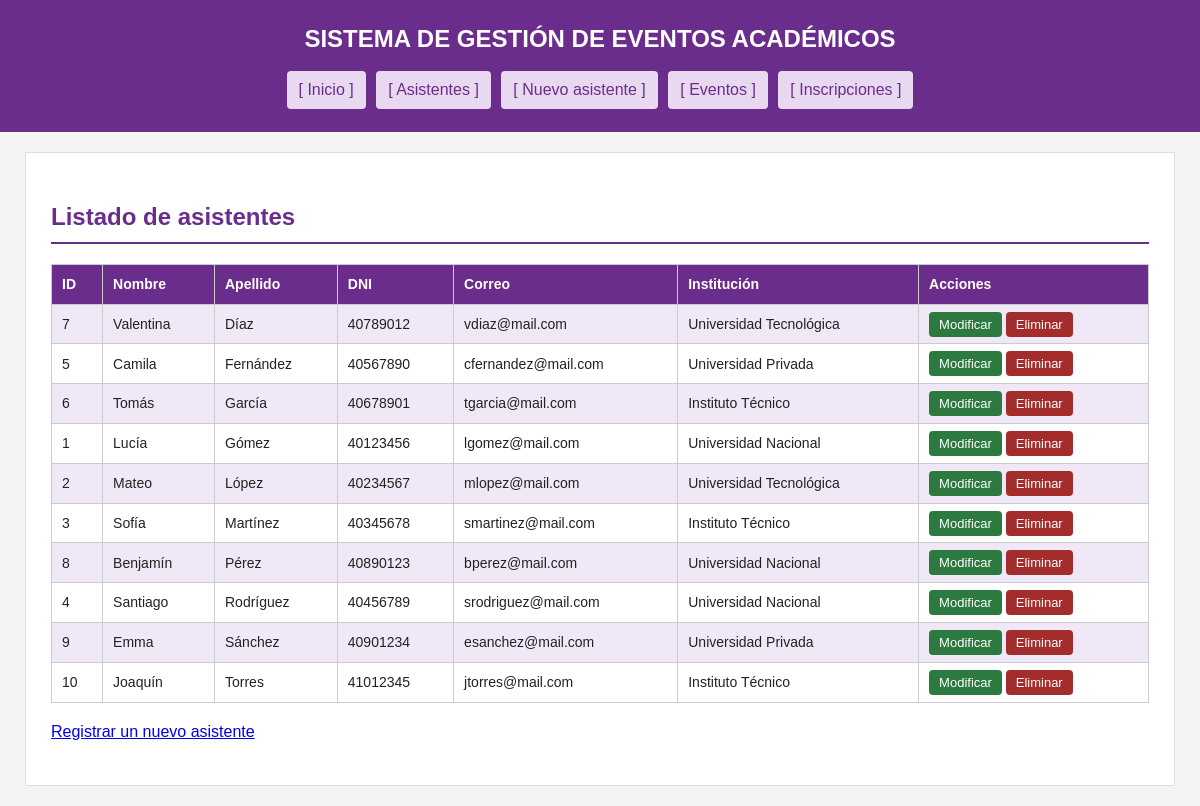
The page /aplicacion/asistente/listar.php on the database its author committed.
### tables this page shows
CREATE TABLE `asistente` (
  `id_asistente` int(11) NOT NULL AUTO_INCREMENT,
  `nombre` varchar(100) NOT NULL,
  `apellido` varchar(100) NOT NULL,
  `dni` varchar(20) NOT NULL,
  `email` varchar(150) DEFAULT NULL,
  `institucion` varchar(150) DEFAULT NULL,
  PRIMARY KEY (`id_asistente`),
  UNIQUE KEY `dni` (`dni`)
);

### aplicacion/asistente/listar.php (the view, shortened to what this page needs)
<?php
require_once "../conexion.php";
$sql = "SELECT id_asistente, nombre, apellido, dni, email, institucion
        FROM asistente ORDER BY apellido, nombre";
$stmt = $pdo->query($sql);
$asistentes = $stmt->fetchAll();
?>
<!DOCTYPE html>
<html lang="es">
<head>
    <link rel="stylesheet" href="../css/estilos.css">
</head>
<body>
<header>
    <h1>SISTEMA DE GESTIÓN DE EVENTOS ACADÉMICOS</h1>
    <nav>
        <a href="../index.php">[ Inicio ]</a>
        <a href="listar.php">[ Asistentes ]</a>
        <a href="alta.php">[ Nuevo asistente ]</a>
        <a href="../evento/listar.php">[ Eventos ]</a>
        <a href="../inscripcion/listar.php">[ Inscripciones ]</a>
    </nav>
</header>
<main>
    <h2>Listado de asistentes</h2>
    <table>
        <tr>
            <th>ID</th>
            <th>Nombre</th>
            <th>Apellido</th>
            <th>DNI</th>
            <th>Correo</th>
            <th>Institución</th>
            <th>Acciones</th>
        </tr>
        <?php foreach ($asistentes as $asistente) { ?>
        <tr>
            <td><?= $asistente['id_asistente'] ?></td>
            <td><?= htmlspecialchars($asistente['nombre']) ?></td>
            <td><?= htmlspecialchars($asistente['apellido']) ?></td>
            <td><?= htmlspecialchars($asistente['dni']) ?></td>
            <td><?= htmlspecialchars((string)$asistente['email']) ?></td>
            <td><?= htmlspecialchars((string)$asistente['institucion']) ?></td>
            <td>
                <a class="btn-editar" href="editar.php?id=<?= $asistente['id_asistente'] ?>">Modificar</a>
                <a class="btn-eliminar" href="eliminar.php?id=<?= $asistente['id_asistente'] ?>">Eliminar</a>
            </td>
        </tr>
        <?php } ?>
    </table>
    <p><a href="alta.php">Registrar un nuevo asistente</a></p>
</main>
</body>
</html>

### aplicacion/css/estilos.css (style rules this page uses)
* { box-sizing: border-box; }
body { font-family: Arial, Helvetica, sans-serif; margin: 0; background-color: #f4f4f4; color: #222; line-height: 1.6; }
header { background-color: #6b2d8b; color: #fff; padding: 20px; text-align: center; }
nav { margin-top: 10px; text-align: center; }
nav a { color: #6b2d8b; background-color: #e8d8f0; padding: 6px 12px; margin: 3px; display: inline-block; text-decoration: none; border-radius: 4px; }
main { max-width: 1150px; margin: 20px auto; background-color: #fff; padding: 25px; border: 1px solid #ddd; }
h1 { margin: 0; font-size: 24px; }
h2 { color: #6b2d8b; border-bottom: 2px solid #6b2d8b; padding-bottom: 6px; }
table { width: 100%; border-collapse: collapse; margin: 15px 0; }
th, td { border: 1px solid #ccc; padding: 8px 10px; text-align: left; font-size: 14px; }
th { background-color: #6b2d8b; color: #fff; }
tr:nth-child(even) { background-color: #f0e8f7; }
.btn-eliminar { background-color: #a32c2c; padding: 5px 10px; color: #fff; text-decoration: none; border-radius: 4px; font-size: 13px; }
.btn-editar { background-color: #2c7a3f; padding: 5px 10px; color: #fff; text-decoration: none; border-radius: 4px; font-size: 13px; }

### rows shown on the page
asistente: id_asistente "7", nombre "Valentina", apellido "Díaz", dni "40789012", email "vdiaz@mail.com", institucion "Universidad Tecnológica"
asistente: id_asistente "5", nombre "Camila", apellido "Fernández", dni "40567890", email "cfernandez@mail.com", institucion "Universidad Privada"
asistente: id_asistente "6", nombre "Tomás", apellido "García", dni "40678901", email "tgarcia@mail.com", institucion "Instituto Técnico"
asistente: id_asistente "1", nombre "Lucía", apellido "Gómez", dni "40123456", email "lgomez@mail.com", institucion "Universidad Nacional"
asistente: id_asistente "2", nombre "Mateo", apellido "López", dni "40234567", email "mlopez@mail.com", institucion "Universidad Tecnológica"
asistente: id_asistente "3", nombre "Sofía", apellido "Martínez", dni "40345678", email "smartinez@mail.com", institucion "Instituto Técnico"
asistente: id_asistente "8", nombre "Benjamín", apellido "Pérez", dni "40890123", email "bperez@mail.com", institucion "Universidad Nacional"
asistente: id_asistente "4", nombre "Santiago", apellido "Rodríguez", dni "40456789", email "srodriguez@mail.com", institucion "Universidad Nacional"
asistente: id_asistente "9", nombre "Emma", apellido "Sánchez", dni "40901234", email "esanchez@mail.com", institucion "Universidad Privada"
asistente: id_asistente "10", nombre "Joaquín", apellido "Torres", dni "41012345", email "jtorres@mail.com", institucion "Instituto Técnico"
